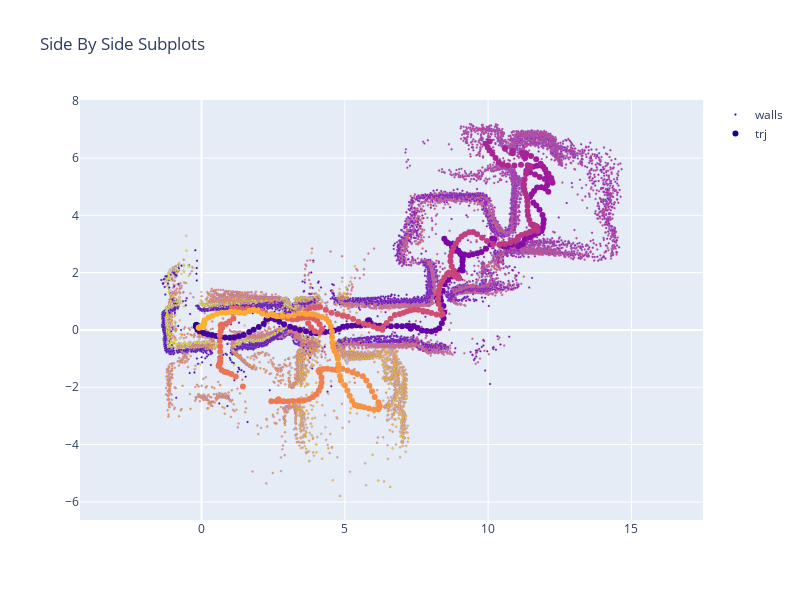

Notebook source saved alongside this figure:
### Markdown cell above
### Plot scene using plotly instead of pyplot:

### Code cell
mrkr = dict(color='LightSkyBlue', size=2,line=dict(color='MediumPurple', width=0.3))

fig = make_subplots(rows=1, cols=1)
fig.add_trace(
    go.Scatter(x=pc_x_r[valid_inds_bool][::11], y=pc_y_r[valid_inds_bool][::11], name='walls', mode='markers', marker_color=valid_inds[::11], marker=mrkr),
    row=1, col=1
)
# fig.add_trace(
#     go.Scatter(x=x[::31], y=y[::31], name='trj'),
#     row=1, col=1
# )
fig.add_trace(
    go.Scatter(x=x[::37], y=y[::37], name='trj', mode='markers', marker_color=np.arange(len(x))[::31], line=dict(width=1, color='DarkSlateGrey')),
    row=1, col=1
)
fig.update_yaxes(
    scaleanchor="x",
    scaleratio=1,
)
fig.update_layout(height=600, width=800, title_text="Side By Side Subplots")
fig.show()

### Figure 1 — Plotly figure (JSON) as saved in the notebook; plotly's stock layout.template omitted (floating-point values rounded to 4 significant figures; data arrays with more than 128 entries replaced by an {"elided": "..."} marker saying what was removed)
{"data": [{"marker": {"color": {"elided": "18236 int values"}, "line": {"color": "MediumPurple", "width": 0.3}, "size": 2}, "mode": "markers", "name": "walls", "type": "scatter", "x": {"elided": "18236 float values"}, "xaxis": "x", "y": {"elided": "18236 float values"}, "yaxis": "y"}, {"line": {"color": "DarkSlateGrey", "width": 1}, "marker": {"color": {"elided": "567 int values"}}, "mode": "markers", "name": "trj", "type": "scatter", "x": {"elided": "476 float values"}, "xaxis": "x", "y": {"elided": "476 float values"}, "yaxis": "y"}], "layout": {"height": 600, "title": {"text": "Side By Side Subplots"}, "width": 800, "xaxis": {"anchor": "y", "domain": [0, 1]}, "yaxis": {"anchor": "x", "domain": [0, 1], "scaleanchor": "x", "scaleratio": 1}}}
